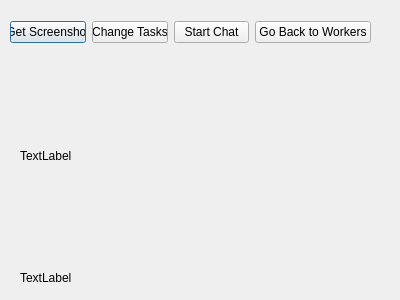
<?xml version="1.0" encoding="UTF-8"?>
<ui version="4.0">
 <class>ChosenWorker</class>
 <widget class="QDialog" name="ChosenWorker">
  <property name="geometry">
   <rect>
    <x>0</x>
    <y>0</y>
    <width>400</width>
    <height>300</height>
   </rect>
  </property>
  <property name="windowTitle">
   <string>Coffee</string>
  </property>
  <widget class="QLabel" name="label">
   <property name="geometry">
    <rect>
     <x>20</x>
     <y>50</y>
     <width>341</width>
     <height>211</height>
    </rect>
   </property>
   <property name="text">
    <string>TextLabel</string>
   </property>
  </widget>
  <widget class="QWidget" name="layoutWidget">
   <property name="geometry">
    <rect>
     <x>10</x>
     <y>20</y>
     <width>361</width>
     <height>24</height>
    </rect>
   </property>
   <layout class="QHBoxLayout" name="horizontalLayout_2">
    <item>
     <layout class="QHBoxLayout" name="horizontalLayout">
      <item>
       <widget class="QPushButton" name="pushButton">
        <property name="text">
         <string>Get Screenshot</string>
        </property>
       </widget>
      </item>
      <item>
       <widget class="QPushButton" name="pushButton_2">
        <property name="text">
         <string>Change Tasks</string>
        </property>
       </widget>
      </item>
      <item>
       <widget class="QPushButton" name="pushButton_3">
        <property name="text">
         <string>Start Chat</string>
        </property>
       </widget>
      </item>
     </layout>
    </item>
    <item>
     <spacer name="horizontalSpacer">
      <property name="orientation">
       <enum>Qt::Horizontal</enum>
      </property>
      <property name="sizeType">
       <enum>QSizePolicy::Expanding</enum>
      </property>
      <property name="sizeHint" stdset="0">
       <size>
        <width>40</width>
        <height>20</height>
       </size>
      </property>
     </spacer>
    </item>
    <item>
     <widget class="QPushButton" name="pushButton_4">
      <property name="text">
       <string>Go Back to Workers</string>
      </property>
     </widget>
    </item>
   </layout>
  </widget>
  <widget class="QLabel" name="label_2">
   <property name="geometry">
    <rect>
     <x>20</x>
     <y>270</y>
     <width>251</width>
     <height>16</height>
    </rect>
   </property>
   <property name="text">
    <string>TextLabel</string>
   </property>
  </widget>
 </widget>
 <resources/>
 <connections/>
</ui>
